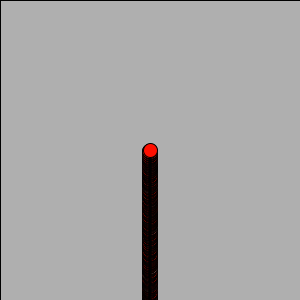
Frame 1 (no input)
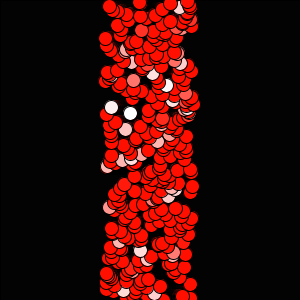
Frame 60 (the mouse pressed at the canvas centre just before this capture)
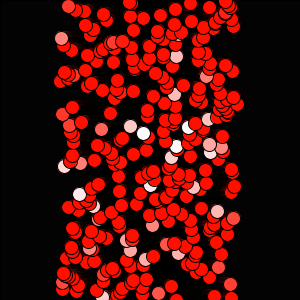
Frame 120 (the mouse held since frame 60 and released just before this capture)

The Processing sketch that drew these frames (run headless with seeded random() and noise(); from frame 60 on, the mouse is pressed at the canvas centre):

// Processing sketch: processing_41691
// ── processing_41691.pde

//Homework 7.2_Particles & Physics
//Created by Adrianne Blossom
//October 9, 2011


int numParticles = 300; //regulate the number of circles drawn from bottom
GenParticle[] p = new GenParticle[numParticles];


void setup() {
  size(300, 300);
  colorMode(HSB,width,50,100);
  smooth();
  for (int i = 0; i < p.length; i++) {
    float velX = random(-.75, .75);
    float velY = -i;
    // Inputs: x, y, x-velocity, y-velocity,
    // radius, origin x, origin y
    p[i] = new GenParticle(width/2, height, velX, velY, 5.0, width/2, height/2);

    p[i] = new ParticleA(width/2, height-25, velX, velY, 5.0, width, height+25);

    p[i] = new ParticleB(width/2, height, velX, velY, 7.0, width, height);
  }
}

void draw() {
  fill(0, 36);
  rect(0, 0, width, height);
  fill(255, 60);
  for (int i = 0; i < p.length; i++) {
    p[i].update();
    p[i].regenerate();
    p[i].display();
  }
}


class Particle {
  float x, y; // The x- and y-coordinates
  float vx, vy; // The x- and y-velocities
  float radius; // Particle radius
  float friction = 0.5; //slows speed of particles as they move out from the center

  Particle(float xpos, float ypos, float velx, float vely, float r) {
    x = xpos;
    y = ypos;
    vx = velx;
    vy = vely;
    radius = r;
  }

  void update() {
    vy = vy * friction;
    y += vy;
    x += vx;
  }

  void display() {
    fill(HSB,random(width),100);
    ellipse(x, y, radius*2, radius*2);
  }
}


class GenParticle extends Particle {
  float originX, originY;

  GenParticle(float xIn, float yIn, float vxIn, float vyIn, float r, float ox, float oy) {
    super(xIn, yIn, vxIn, vyIn, r);
    originX = ox;
    originY = oy;
  }

  void regenerate() {
    if ((x > width + radius) || (x < -radius) ||
      (y > height + radius) || (y < -radius)) {
      x = originX;
      y = originY;
      vy -= x;
      vx -= y;
    }
  }
}

class ParticleA extends GenParticle {
  float friction = 0.5;

  ParticleA(float xIn, float yIn, float vxIn, float vyIn, float r, float ox, float oy) {
    super(xIn, yIn, vxIn, vyIn, r, ox, oy);
    vy = vy * friction;
  }

  void regenerate() {
    if ((x > width + radius) || (x < -radius) ||
      (y > height + radius) || (y < -radius)) {
      x = originX;
      y = originY;
      vx = random(-1.0, 1.0);
      vy = random(-1.0, 1.0);
    }
  }
}

class ParticleB extends GenParticle {
  float friction = 1;

  ParticleB(float xIn, float yIn, float vxIn, float vyIn, float r, float ox, float oy) {
    super(xIn, yIn, vxIn, vyIn, r, ox, oy);
    vy = vy * friction;
  }

  void regenerate() {
    if ((x > width + radius) || (x < -radius) ||
      (y > height + radius) || (y < -radius)) {
      vx = random(-1.0, 1.0);
      vy = random(-1.0, 1.0);
    }
  }
}
